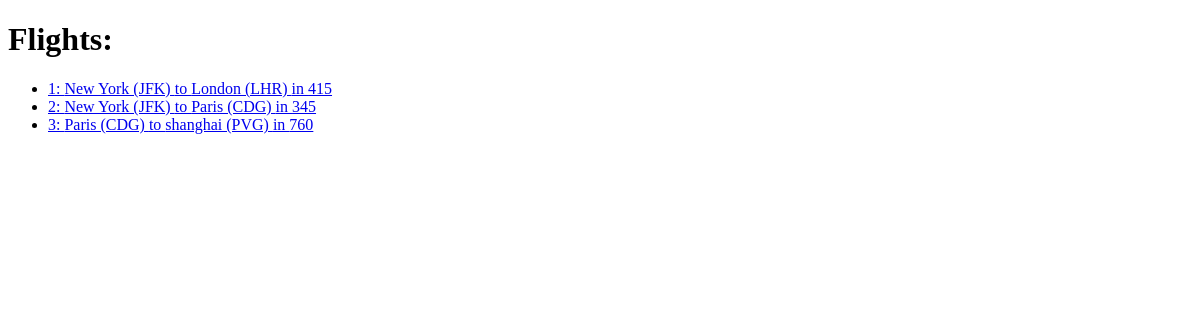
/flights/, run on an earlier commit of the app's database.
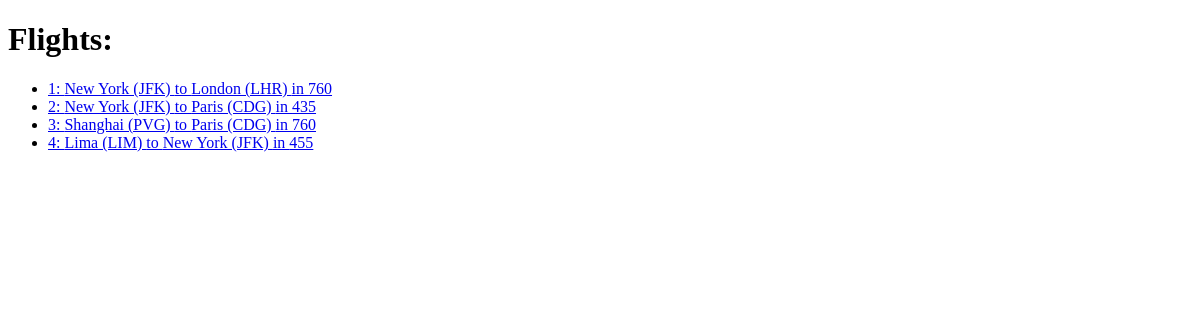
And on a later commit of the database.
### flights/models.py (models this page shows)
class Flight(models.Model):
    origin = models.ForeignKey(
        Airport, on_delete=models.CASCADE, related_name="departures")
    destination = models.ForeignKey(
        Airport, on_delete=models.CASCADE, related_name="arrivals")
    duration = models.IntegerField()

class Airport(models.Model):
    code = models.CharField(max_length=3)
    city = models.CharField(max_length=64)
    def __str__(self):
        return f"{self.city} ({self.code})"

### flights/views.py (the view)
# urls.py: path('', views.index, name="index"),
def index(request):
    return render(request, "flights/index.html", {
        "flights": Flight.objects.all()
    })

### flights/templates/flights/index.html
{% extends 'flights/layout.html' %}
{% block body %}
    <h1>Flights:</h1>
    <ul>
        {% for flight in flights %}
            <li>
                <a href="{% url 'flight' flight.id%}">
                {{flight.id}}: {{flight.origin}} to {{flight.destination}} in {{flight.duration}}
                </a>
            </li>
        {% endfor %}
    </ul>
{% endblock %}

### flights/templates/flights/layout.html (shortened to what this page needs)
<!DOCTYPE html>
<html lang="en">
<head>
</head>
<body>
    {% block body %}
    {% endblock %}
</body>
</html>

What changed in the data, as far as the page shows it:
changed Flight "London (LHR)": duration "415" → "760"
changed Flight id 2: duration "345" → "435"
changed Flight id 3: origin "Paris (CDG)" → "Shanghai (PVG)"; destination "shanghai (PVG)" → "Paris (CDG)"
added Flight: id "4", origin "Lima (LIM)", destination "New York (JFK)", duration "455"
